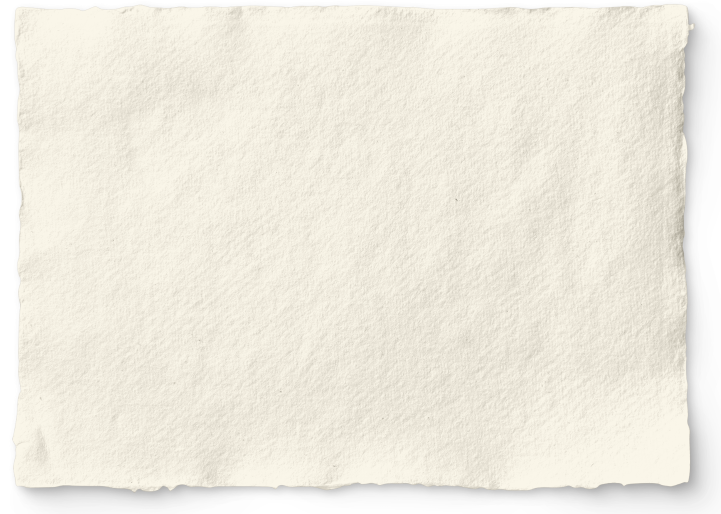
#> input picture assets/images/paper-sheet-semi-rough.png, 1442 x 1027 px (shown at 1/2 size)
$ python _contrast.py
#> lines starting #> are read from the running program, lines starting #| are printed output that depends on the picture
from PIL import Image
import os
IMG = os.path.join(os.path.dirname(os.path.abspath(__file__)), "..", "..", "assets", "images")

def lum(c): return 0.299*c[0] + 0.587*c[1] + 0.114*c[2]

def profile(path, label, bg):
#> called with label = 'sheet (house warm)', bg = (246, 241, 226)
    im = Image.open(path).convert("RGBA")
#> im is the input picture: PIL image 1442x1027 RGBA; mean R, G, B, A 214.7, 210.6, 199.3, 222.6
    im.thumbnail((300, 300))
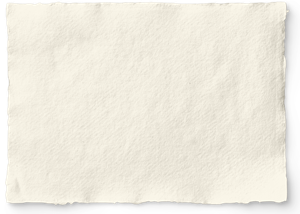
#> im: PIL image 300x214 RGBA; mean R, G, B, A 214.9, 210.8, 199.4, 222.5; transparent parts drawn white
#> (the run stopped early here; a loop or call above may not have finished)

$ run again, with assets/images/beige-paper-torn.png copied over assets/images/paper-sheet-semi-rough.png
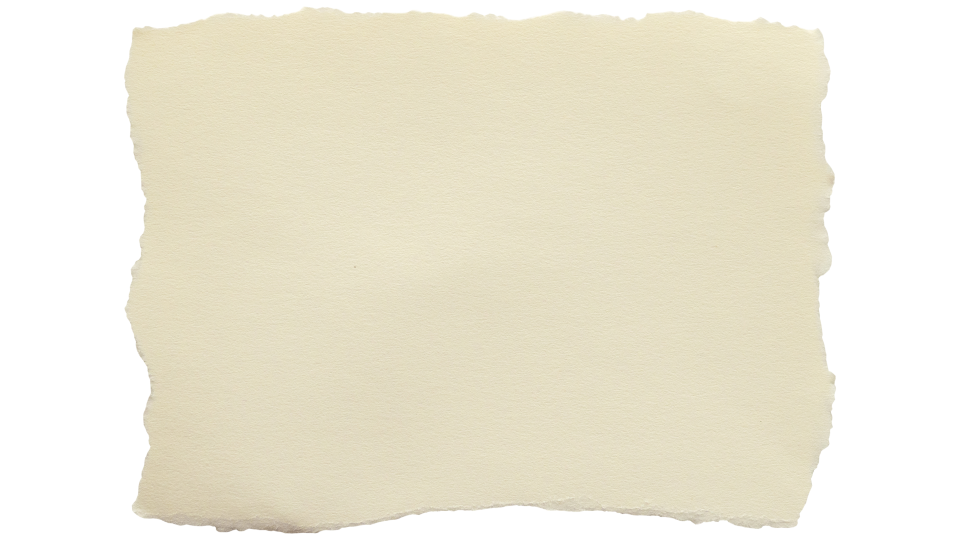
#> input picture assets/images/beige-paper-torn.png, 1920 x 1080 px (shown at 1/2 size)
#> in profile, im is the input picture: PIL image 1920x1080 RGBA; mean R, G, B, A 153.3, 148.5, 130.8, 170.4
#> in profile, `im.thumbnail((300, 300))`:
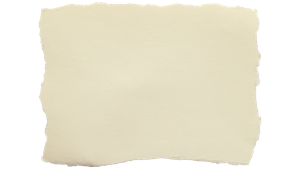
#> im: PIL image 300x169 RGBA; mean R, G, B, A 155.1, 150.2, 132.4, 170.4; transparent parts drawn white
